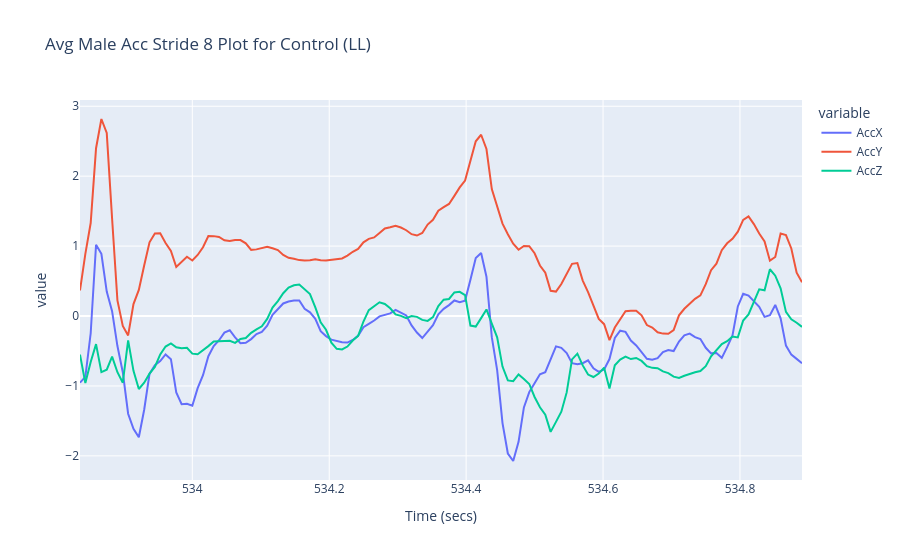
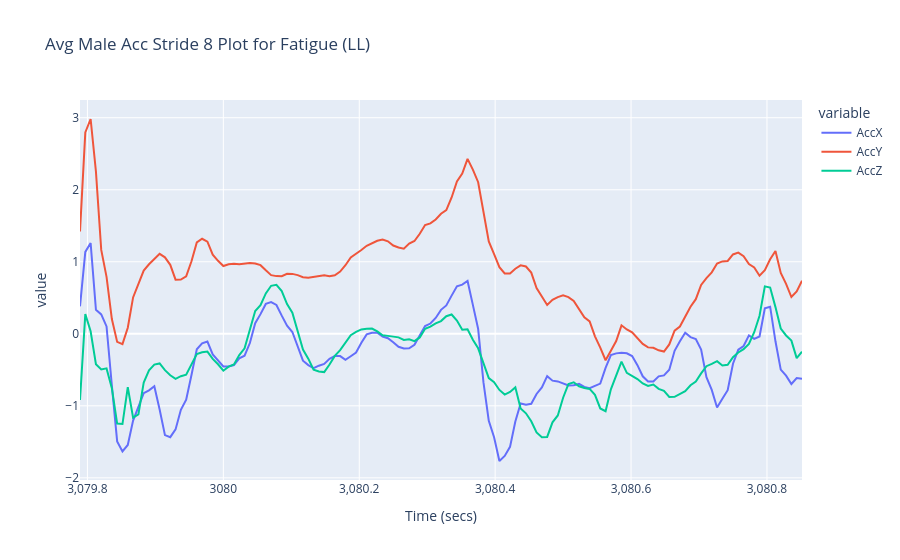
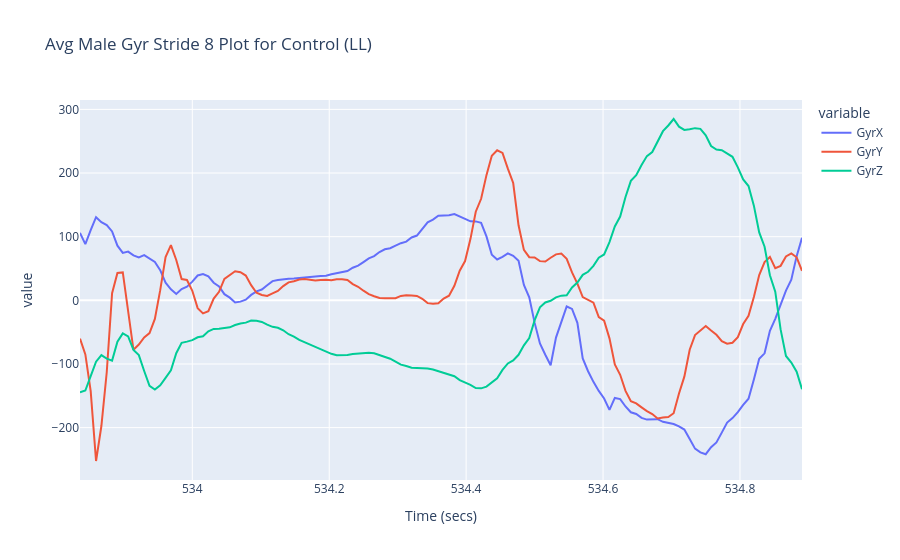
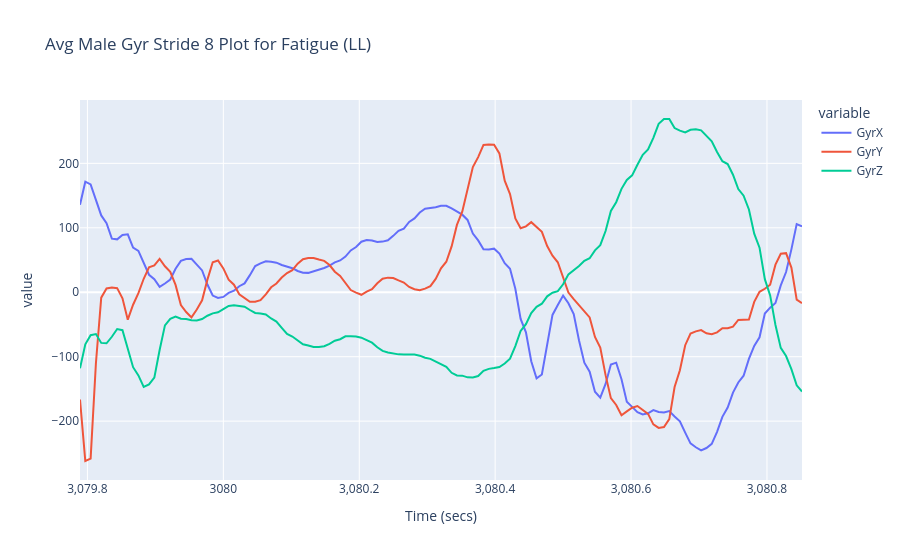

Here is the notebook cell these charts were saved with, in order:
### Code cell
fig = px.line(control_df_02.iloc[::downsample_factor], x='Time (secs)', y=["AccX", "AccY", "AccZ"], title=f"Avg Male Acc Stride {stride_index+1} Plot for Control ({sensor_location})")
fig.show()

fig = px.line(fatigue_df_02.iloc[::downsample_factor], x='Time (secs)', y=["AccX", "AccY", "AccZ"], title=f"Avg Male Acc Stride {stride_index+1} Plot for Fatigue ({sensor_location})")
fig.show()

fig = px.line(control_df_02.iloc[::downsample_factor], x='Time (secs)', y=["GyrX", "GyrY", "GyrZ"], title=f"Avg Male Gyr Stride {stride_index+1} Plot for Control ({sensor_location})")
fig.show()

fig = px.line(fatigue_df_02.iloc[::downsample_factor], x='Time (secs)', y=["GyrX", "GyrY", "GyrZ"], title=f"Avg Male Gyr Stride {stride_index+1} Plot for Fatigue ({sensor_location})")
fig.show()

### Figure 1 — Plotly figure (JSON) as saved in the notebook; plotly's stock layout.template omitted (floating-point values rounded to 4 significant figures; data arrays with more than 128 entries replaced by an {"elided": "..."} marker saying what was removed)
{"data": [{"hovertemplate": "variable=AccX<br>Time (secs)=%{x}<br>value=%{y}<extra></extra>", "legendgroup": "AccX", "line": {"color": "#636efa", "dash": "solid"}, "marker": {"symbol": "circle"}, "mode": "lines", "name": "AccX", "orientation": "v", "showlegend": true, "type": "scatter", "x": {"elided": "136 float values"}, "xaxis": "x", "y": {"elided": "136 float values"}, "yaxis": "y"}, {"hovertemplate": "variable=AccY<br>Time (secs)=%{x}<br>value=%{y}<extra></extra>", "legendgroup": "AccY", "line": {"color": "#EF553B", "dash": "solid"}, "marker": {"symbol": "circle"}, "mode": "lines", "name": "AccY", "orientation": "v", "showlegend": true, "type": "scatter", "x": {"elided": "136 float values"}, "xaxis": "x", "y": {"elided": "136 float values"}, "yaxis": "y"}, {"hovertemplate": "variable=AccZ<br>Time (secs)=%{x}<br>value=%{y}<extra></extra>", "legendgroup": "AccZ", "line": {"color": "#00cc96", "dash": "solid"}, "marker": {"symbol": "circle"}, "mode": "lines", "name": "AccZ", "orientation": "v", "showlegend": true, "type": "scatter", "x": {"elided": "136 float values"}, "xaxis": "x", "y": {"elided": "136 float values"}, "yaxis": "y"}], "layout": {"legend": {"title": {"text": "variable"}, "tracegroupgap": 0}, "title": {"text": "Avg Male Acc Stride 8 Plot for Control (LL)"}, "xaxis": {"anchor": "y", "domain": [0, 1], "title": {"text": "Time (secs)"}}, "yaxis": {"anchor": "x", "domain": [0, 1], "title": {"text": "value"}}}}

### Figure 2 — Plotly figure (JSON) as saved in the notebook; plotly's stock layout.template omitted (floating-point values rounded to 4 significant figures; data arrays with more than 128 entries replaced by an {"elided": "..."} marker saying what was removed)
{"data": [{"hovertemplate": "variable=AccX<br>Time (secs)=%{x}<br>value=%{y}<extra></extra>", "legendgroup": "AccX", "line": {"color": "#636efa", "dash": "solid"}, "marker": {"symbol": "circle"}, "mode": "lines", "name": "AccX", "orientation": "v", "showlegend": true, "type": "scatter", "x": {"elided": "137 float values"}, "xaxis": "x", "y": {"elided": "137 float values"}, "yaxis": "y"}, {"hovertemplate": "variable=AccY<br>Time (secs)=%{x}<br>value=%{y}<extra></extra>", "legendgroup": "AccY", "line": {"color": "#EF553B", "dash": "solid"}, "marker": {"symbol": "circle"}, "mode": "lines", "name": "AccY", "orientation": "v", "showlegend": true, "type": "scatter", "x": {"elided": "137 float values"}, "xaxis": "x", "y": {"elided": "137 float values"}, "yaxis": "y"}, {"hovertemplate": "variable=AccZ<br>Time (secs)=%{x}<br>value=%{y}<extra></extra>", "legendgroup": "AccZ", "line": {"color": "#00cc96", "dash": "solid"}, "marker": {"symbol": "circle"}, "mode": "lines", "name": "AccZ", "orientation": "v", "showlegend": true, "type": "scatter", "x": {"elided": "137 float values"}, "xaxis": "x", "y": {"elided": "137 float values"}, "yaxis": "y"}], "layout": {"legend": {"title": {"text": "variable"}, "tracegroupgap": 0}, "title": {"text": "Avg Male Acc Stride 8 Plot for Fatigue (LL)"}, "xaxis": {"anchor": "y", "domain": [0, 1], "title": {"text": "Time (secs)"}}, "yaxis": {"anchor": "x", "domain": [0, 1], "title": {"text": "value"}}}}

### Figure 3 — Plotly figure (JSON) as saved in the notebook; plotly's stock layout.template omitted (floating-point values rounded to 4 significant figures; data arrays with more than 128 entries replaced by an {"elided": "..."} marker saying what was removed)
{"data": [{"hovertemplate": "variable=GyrX<br>Time (secs)=%{x}<br>value=%{y}<extra></extra>", "legendgroup": "GyrX", "line": {"color": "#636efa", "dash": "solid"}, "marker": {"symbol": "circle"}, "mode": "lines", "name": "GyrX", "orientation": "v", "showlegend": true, "type": "scatter", "x": {"elided": "136 float values"}, "xaxis": "x", "y": {"elided": "136 float values"}, "yaxis": "y"}, {"hovertemplate": "variable=GyrY<br>Time (secs)=%{x}<br>value=%{y}<extra></extra>", "legendgroup": "GyrY", "line": {"color": "#EF553B", "dash": "solid"}, "marker": {"symbol": "circle"}, "mode": "lines", "name": "GyrY", "orientation": "v", "showlegend": true, "type": "scatter", "x": {"elided": "136 float values"}, "xaxis": "x", "y": {"elided": "136 float values"}, "yaxis": "y"}, {"hovertemplate": "variable=GyrZ<br>Time (secs)=%{x}<br>value=%{y}<extra></extra>", "legendgroup": "GyrZ", "line": {"color": "#00cc96", "dash": "solid"}, "marker": {"symbol": "circle"}, "mode": "lines", "name": "GyrZ", "orientation": "v", "showlegend": true, "type": "scatter", "x": {"elided": "136 float values"}, "xaxis": "x", "y": {"elided": "136 float values"}, "yaxis": "y"}], "layout": {"legend": {"title": {"text": "variable"}, "tracegroupgap": 0}, "title": {"text": "Avg Male Gyr Stride 8 Plot for Control (LL)"}, "xaxis": {"anchor": "y", "domain": [0, 1], "title": {"text": "Time (secs)"}}, "yaxis": {"anchor": "x", "domain": [0, 1], "title": {"text": "value"}}}}

### Figure 4 — Plotly figure (JSON) as saved in the notebook; plotly's stock layout.template omitted (floating-point values rounded to 4 significant figures; data arrays with more than 128 entries replaced by an {"elided": "..."} marker saying what was removed)
{"data": [{"hovertemplate": "variable=GyrX<br>Time (secs)=%{x}<br>value=%{y}<extra></extra>", "legendgroup": "GyrX", "line": {"color": "#636efa", "dash": "solid"}, "marker": {"symbol": "circle"}, "mode": "lines", "name": "GyrX", "orientation": "v", "showlegend": true, "type": "scatter", "x": {"elided": "137 float values"}, "xaxis": "x", "y": {"elided": "137 float values"}, "yaxis": "y"}, {"hovertemplate": "variable=GyrY<br>Time (secs)=%{x}<br>value=%{y}<extra></extra>", "legendgroup": "GyrY", "line": {"color": "#EF553B", "dash": "solid"}, "marker": {"symbol": "circle"}, "mode": "lines", "name": "GyrY", "orientation": "v", "showlegend": true, "type": "scatter", "x": {"elided": "137 float values"}, "xaxis": "x", "y": {"elided": "137 float values"}, "yaxis": "y"}, {"hovertemplate": "variable=GyrZ<br>Time (secs)=%{x}<br>value=%{y}<extra></extra>", "legendgroup": "GyrZ", "line": {"color": "#00cc96", "dash": "solid"}, "marker": {"symbol": "circle"}, "mode": "lines", "name": "GyrZ", "orientation": "v", "showlegend": true, "type": "scatter", "x": {"elided": "137 float values"}, "xaxis": "x", "y": {"elided": "137 float values"}, "yaxis": "y"}], "layout": {"legend": {"title": {"text": "variable"}, "tracegroupgap": 0}, "title": {"text": "Avg Male Gyr Stride 8 Plot for Fatigue (LL)"}, "xaxis": {"anchor": "y", "domain": [0, 1], "title": {"text": "Time (secs)"}}, "yaxis": {"anchor": "x", "domain": [0, 1], "title": {"text": "value"}}}}
